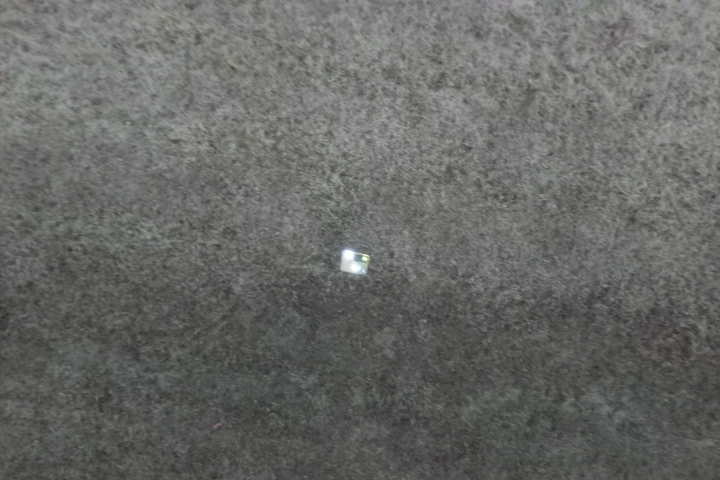
#> input picture images/image_2.jpg, 720 x 480 px, given as the content of the folder images/march24, which was not available
$ python slide_show.py
#> lines starting #> are read from the running program, lines starting #| are printed output that depends on the picture; after the words box and inside, x2 and y2 are one past the last pixel; in counts of white or black regions, pixels touching at a corner belong together; pictures that were not available may be replaced by others from this repository, and a replacement may not be noted
### algorithm_prototypes/histogram.py
from __future__ import print_function
from __future__ import division
import cv2 as cv
import numpy as np
HIST_SIZE = 256
HIST_RANGE = (0, 256) # the upper boundary is exclusive
ACCUMULATE = False

hist_w = 512
hist_h = 400
bin_w = int(round( hist_w/HIST_SIZE ))


# [21 lines left out: function color_hist, not called in this run]

def grey_hist(src):
    src = cv.cvtColor(src, cv.COLOR_BGR2GRAY)
    histImage = np.zeros((hist_h, hist_w, 3), dtype=np.uint8)
    hist = cv.calcHist(src, [0], None, [HIST_SIZE], HIST_RANGE, accumulate=ACCUMULATE)
    cv.normalize(hist, hist, alpha=0, beta=hist_h, norm_type=cv.NORM_MINMAX)
    for i in range(1, HIST_SIZE):
        cv.line(histImage, ( bin_w*(i-1), hist_h - int(round(hist[i-1][0])) ),
                ( bin_w*(i), hist_h - int(round(hist[i][0])) ),
                ( 255, 0, 0), thickness=2)
    cv.imshow('calcHist Demo', histImage)


# [5 lines that do not run on import are left out]


### algorithm_prototypes/highlighter.py

# Trying to isolate bright spots

import numpy as np
import cv2
from matplotlib import pyplot as plt

SWITCH = {
    'blurred':True,
    'bright':True,
    'thresh':True,
    'noise':True
}

def show_img(name,img):
    if(name in SWITCH):
        cv2.imshow(name,img)

def highlight(img):
    img = cv2.cvtColor(img, cv2.COLOR_BGR2GRAY)
    orig = img

    # Config
    blur_radius = 41
    thresh_block_size = 3

    # blurring
    blurred_img = cv2.GaussianBlur(img,(blur_radius,blur_radius),0)

    show_img('blurred',blurred_img)

    # Thresolding
    substraction_constant = 0
    thresh_image = cv2.adaptiveThreshold(blurred_img,255,cv2.ADAPTIVE_THRESH_MEAN_C,\
                cv2.THRESH_BINARY,thresh_block_size,substraction_constant)

    show_img('thresh', thresh_image)

    # Remove noise
    noiseless_image = thresh_image
    noiseless_image = cv2.dilate(noiseless_image, None, iterations=1)
    noiseless_image = cv2.erode(noiseless_image, None, iterations=3)
    noiseless_image = cv2.dilate(noiseless_image, None, iterations=2)
    # noiseless_image = cv2.erode(noiseless_image, None, iterations=3)

    show_img('noise', noiseless_image)

    # Count nonzero
    num_pix = cv2.countNonZero(noiseless_image)
    # print(f"Number of ligh pix: {num_pix} ", end=" ")
    return num_pix

# [4 lines that do not run on import are left out]

### algorithm_prototypes/brightest.py

# Trying to isolate bright spots

import numpy as np
import cv2
from matplotlib import pyplot as plt

def deviation(img):
    orig = img
    img = cv2.cvtColor(img, cv2.COLOR_BGR2GRAY)

    # Config
    blur_radius = 41

    # blurring
    # blurred_img = cv2.GaussianBlur(img,(blur_radius,blur_radius),0)
    blurred_img = cv2.medianBlur(img,7)

    cv2.imshow('blurred',blurred_img)

    # Find Brghtest Pixel and circle
    (minVal, maxVal, minLoc, maxLoc) = cv2.minMaxLoc(blurred_img)
    image = orig.copy()
    circle_radius = 25
    cv2.circle(image, maxLoc, circle_radius, (255, 0, 0), 2)


    cv2.imshow('brightest',image)

    avg = blurred_img.mean()
    # print(f"Avg: {avg}, Max: {maxVal}")

    dev = num_pix = np.around(maxVal/avg,decimals=3)
    return dev

# [4 lines that do not run on import are left out]

### algorithm_prototypes/slide_show.py
import os
import cv2
import numpy as np

from histogram import grey_hist
from highlighter import highlight
from brightest import deviation
from corner import find_corner_fast

if __name__ == "__main__":

    directory_names = [
        # "images",
        # "negatives",
        # "positives",
        # "images\march18",
        "images\march24"
    ]

    for directory_name in directory_names:
        directory = os.fsencode(directory_name)

        for file in os.listdir(directory):
            filename = os.fsdecode(file)
            if filename.endswith(".jpg"):
                file_path = directory_name+"/"+ filename
                img = cv2.imread(file_path)
#> img is the input picture: shape (480, 720, 3); mean B, G, R 101.6, 104.4, 103.3

                print(f"{filename}", end=" ")
                cv2.imshow("original", img)
                grey_hist(np.copy(img))
#> in grey_hist, `hist = cv.calcHist(src, [0], None, [HIST_SIZE], HIST_RANGE, accumulate..`: hist = 256 values, max 33 at index 128, min 0 at index 0, mean 2.81
#> after the loop in grey_hist, `for i in range(1, HIST_SIZE):`:
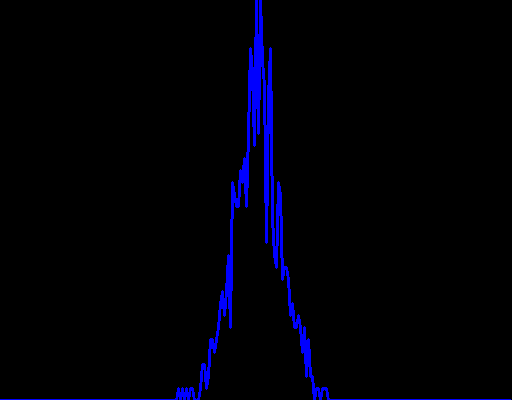
#> histImage: shape (400, 512, 3); mean of channels 0, 1, 2 8.1, 0, 0; drawn as B, G, R
                bright_pixels = highlight(np.copy(img))
#> in highlight, `blurred_img = cv2.GaussianBlur(img,(blur_radius,blur_radius),0)`:
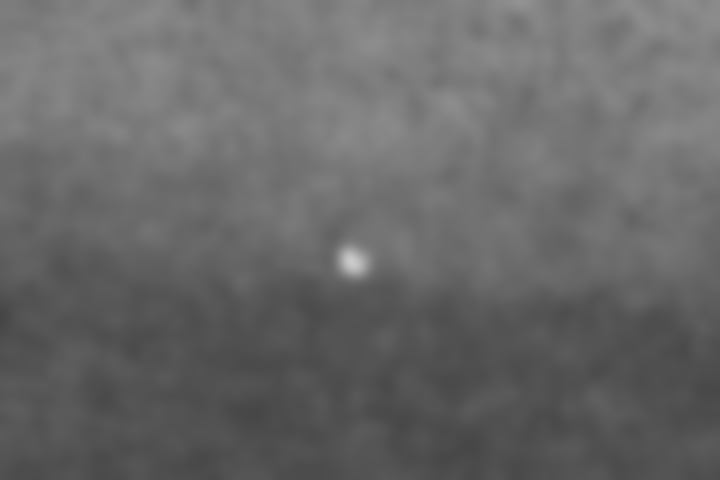
#> blurred_img: shape (480, 720); min 69, max 202, mean 103.8
#> in highlight, `thresh_image = cv2.adaptiveThreshold(blurred_img,255,cv2.ADAPTIVE_THRE..`:
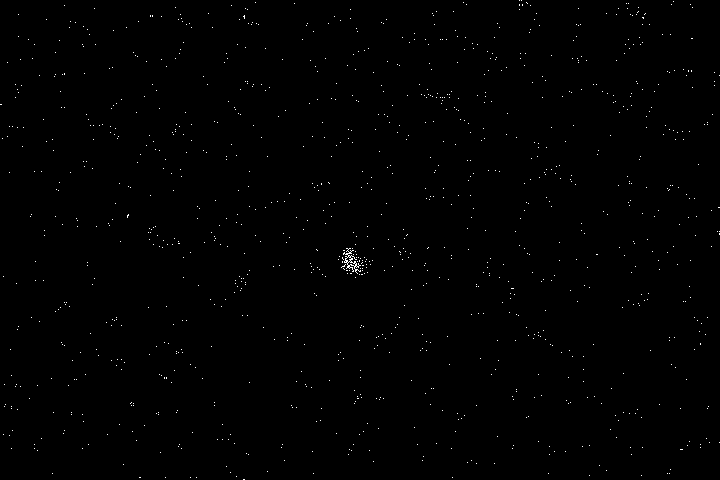
#> thresh_image: shape (480, 720); 0.39% white in thin lines or dots
#> in highlight, `noiseless_image = cv2.dilate(noiseless_image, None, iterations=1)`:
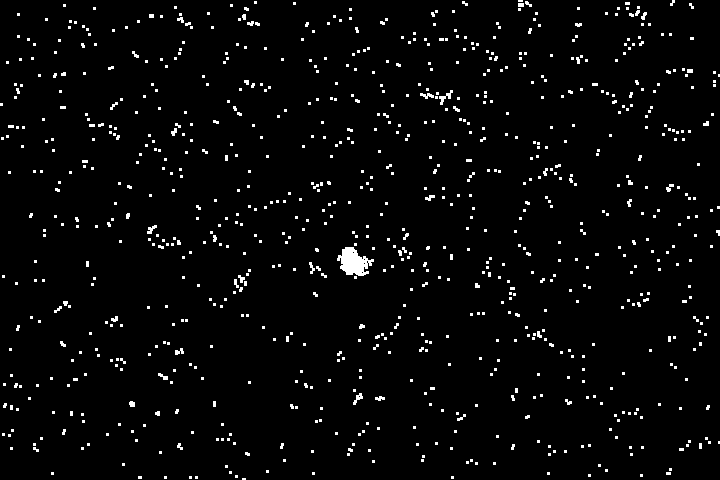
#> noiseless_image: shape (480, 720); 3% white; 886 white regions (837 under 20 px), largest, box (x1, y1, x2, y2) and area: (337, 247, 374, 276) 636, (439, 90, 453, 105) 72, (353, 393, 363, 405) 52
#> in highlight, `noiseless_image = cv2.erode(noiseless_image, None, iterations=3)`:
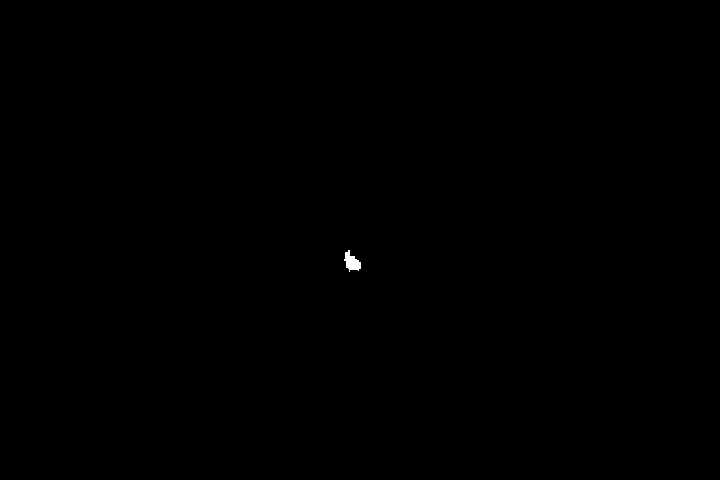
#> noiseless_image: shape (480, 720); 0.06% white; 1 white region, box (x1, y1, x2, y2) and area: (344, 250, 361, 272) 211
#> in highlight, `noiseless_image = cv2.dilate(noiseless_image, None, iterations=2)`: noiseless_image: shape (480, 720); 0.11% white; 1 white region, box (x1, y1, x2, y2) and area: (342, 248, 363, 274) 387
#> in highlight, `num_pix = cv2.countNonZero(noiseless_image)`: num_pix = 387
#> bright_pixels = 387
                dev = deviation(np.copy(img))
#> in deviation, `(minVal, maxVal, minLoc, maxLoc) = cv2.minMaxLoc(blurred_img)`: minVal = 61; maxVal = 254; minLoc = (403, 420); maxLoc = (348, 252)
#> in deviation, `cv2.circle(image, maxLoc, circle_radius, (255, 0, 0), 2)`:
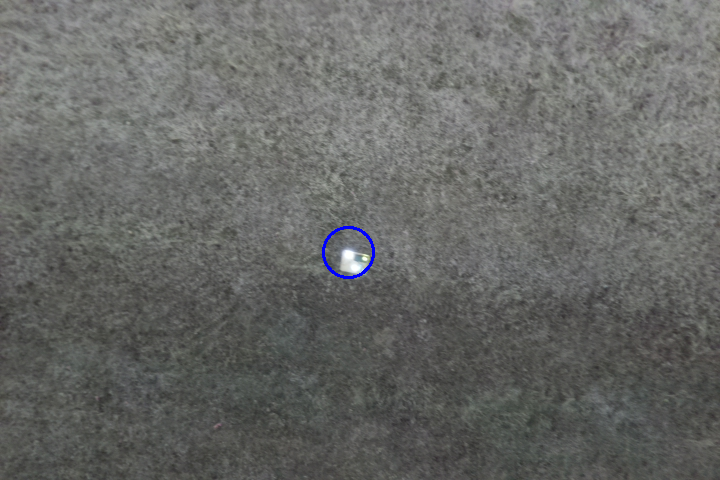
#> image: shape (480, 720, 3); 0.14% of pixels changed, all inside (x1, y1, x2, y2) = (322, 226, 375, 279)
#> in deviation, `avg = blurred_img.mean()`: avg = 103.8
#> in deviation, `dev = num_pix = np.around(maxVal/avg,decimals=3)`: dev = 2.45
#> dev = 2.45
                # find_corner_fast(img)
                print(f"pix: {bright_pixels}, dev: {dev}")
#| pix: 387, dev: 2.447
                print()
                cv2.waitKey(0)
                continue
            else:
                continue
